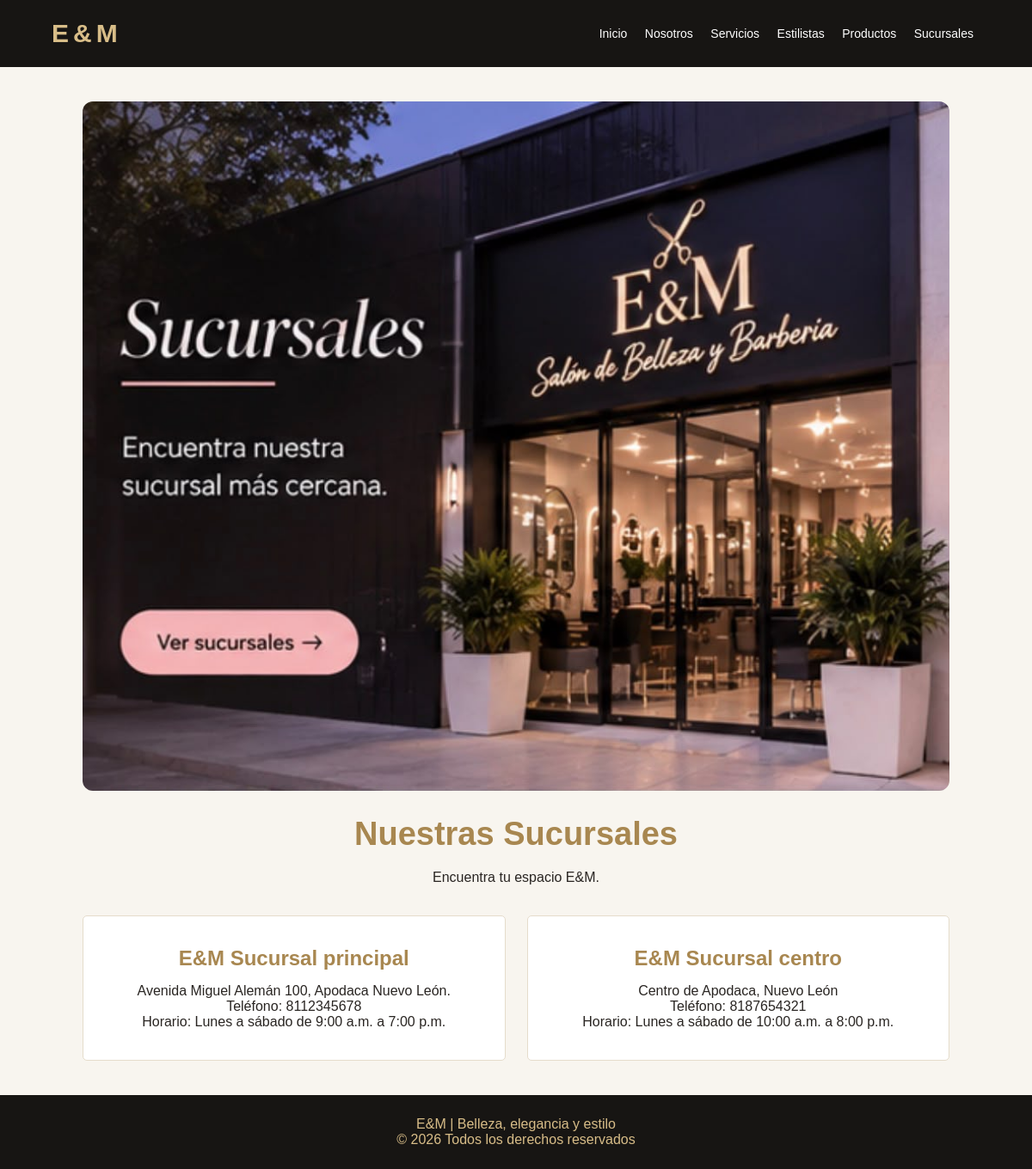
The app's page /sucursales/ with its own data.
### salon/models.py (models this page shows, shortened)
class Sucursal(models.Model):
    nombre = models.CharField(max_length=100)
    direccion = models.CharField(max_length=200)
    telefono = models.CharField(max_length=20)
    horario = models.CharField(max_length=100)

### salon/views.py (the view)
# urls.py: path('sucursales/', views.sucursales, name='sucursales'),
def sucursales(request):
    sucursales = Sucursal.objects.all()
    return render(request, 'salon/sucursales.html', {'sucursales': sucursales})

### salon/templates/salon/sucursales.html (shortened to what this page needs)
{% extends 'salon/base.html' %}
{% load static %}
{% block content %}
<section class="branches">
    <img src="{% static 'salon/img/sucursales.jpg' %}" alt="Sucursales E&M">
    <h1>Nuestras Sucursales</h1>
    <p>Encuentra tu espacio E&M.</p>
    <div class="branch-grid">
        {% for sucursal in sucursales %}
        <div class="branch">
            <h2>{{ sucursal.nombre }}</h2>
            <p>{{ sucursal.direccion }}</p>
            <p>Teléfono: {{ sucursal.telefono }}</p>
            <p>Horario: {{ sucursal.horario }}</p>
        </div>
        {% empty %}
        <p>Próximamente tendremos nuevas sucursales.</p>
        {% endfor %}
    </div>
</section>
{% endblock %}

### salon/templates/salon/base.html (style rules this page uses)
* { margin: 0; padding: 0; box-sizing: border-box; }
body { font-family: Arial, sans-serif; background: #f8f5ef; color: #292522; }

### salon/templates/salon/sucursales.html (style rules this page uses)
.branches { padding: 40px 8%; text-align: center; }
.branches img { width: 100%; height: auto; max-height: none; object-fit: contain; border-radius: 12px; margin-bottom: 25px; }
.branches h1 { color: #a88750; font-size: 38px; margin-bottom: 20px; }
.branch-grid { display: grid; grid-template-columns: repeat(auto-fit, minmax(250px, 1fr)); gap: 25px; margin-top: 35px; }
.branch { background: white; padding: 35px 20px; border: 1px solid #e5dccb; border-radius: 5px; }
.branch h2 { color: #a88750; margin-bottom: 15px; }

### records on screen
Sucursal: nombre "E&M Sucursal principal", direccion "Avenida Miguel Alemán 100, Apodaca Nuevo León.", telefono "8112345678", horario "Lunes a sábado de 9:00 a.m. a 7:00 p.m."
Sucursal: nombre "E&M Sucursal centro", direccion "Centro de Apodaca, Nuevo León", telefono "8187654321", horario "Lunes a sábado de 10:00 a.m. a 8:00 p.m."
